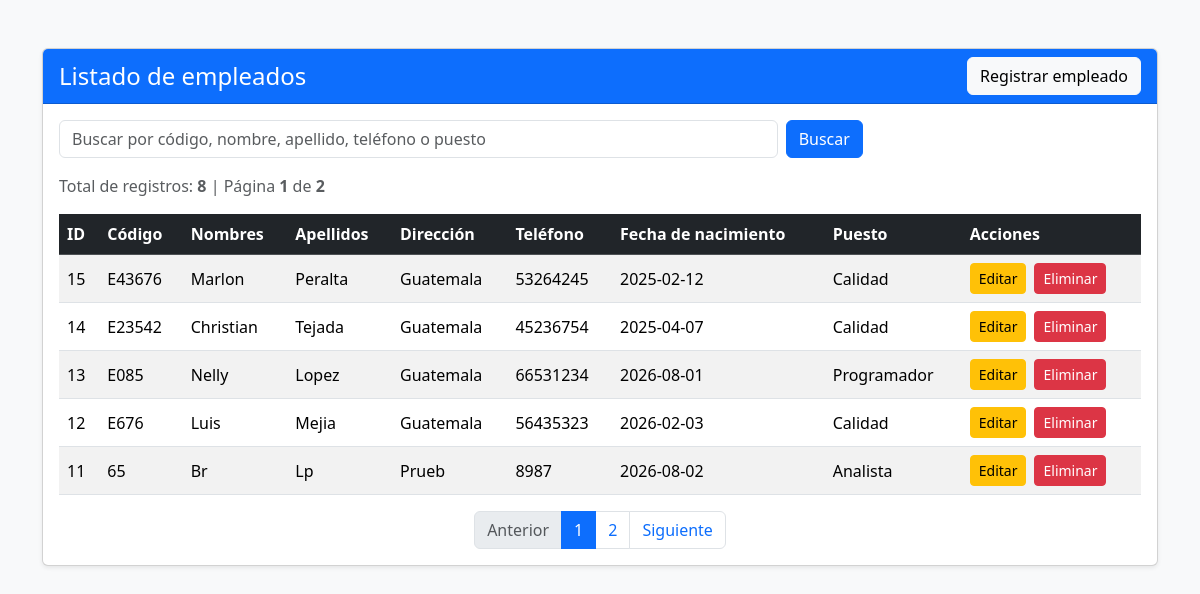
The page / on the database its author committed.
### tables this page shows
CREATE TABLE `empleados` (
  `id_empleado` int NOT NULL AUTO_INCREMENT,
  `codigo` varchar(20) NOT NULL,
  `nombres` varchar(60) NOT NULL,
  `apellidos` varchar(60) NOT NULL,
  `direccion` varchar(100) DEFAULT NULL,
  `telefono` varchar(12) DEFAULT NULL,
  `fecha_nacimiento` date NOT NULL,
  `id_puesto` smallint NOT NULL,
  `created_at` datetime NOT NULL DEFAULT CURRENT_TIMESTAMP,
  `updated_at` datetime NOT NULL DEFAULT CURRENT_TIMESTAMP ON UPDATE CURRENT_TIMESTAMP,
  PRIMARY KEY (`id_empleado`),
  KEY `fk_id_puesto_puestos_empleados_idx` (`id_puesto`),
  CONSTRAINT `fk_id_puesto_puestos_empleados` FOREIGN KEY (`id_puesto`) REFERENCES `puestos` (`id_puesto`) ON UPDATE CASCADE
);

CREATE TABLE `puestos` (
  `id_puesto` smallint NOT NULL,
  `puesto` varchar(30) NOT NULL,
  `created_at` datetime NOT NULL DEFAULT CURRENT_TIMESTAMP,
  `updated_at` datetime NOT NULL DEFAULT CURRENT_TIMESTAMP ON UPDATE CURRENT_TIMESTAMP,
  PRIMARY KEY (`id_puesto`)
);

### index.php (the view, shortened to what this page needs)
<?php
include_once 'datos_conexion.php';
$empleados = [];
$registrosPorPagina = 5;
$paginaActual = isset($_GET['pagina']) ? (int) $_GET['pagina'] : 1;
$busqueda = (string) trim($_GET['busqueda'] ?? '');
$totalRegistros = 0;
$totalPaginas = 1;
$conexion = mysqli_connect($host, $user, $password, $dbname);
if (!$conexion) {
    $errorConexion = 'No fue posible conectar con la base de datos.';
} else {
    mysqli_set_charset($conexion, 'utf8mb4');
    $filtroBusqueda = '';
    $parametros = [];
    $tipos = '';
    $sqlTotal = "SELECT COUNT(*) AS total
                 FROM empleados e
                 LEFT JOIN puestos p ON e.id_puesto = p.id_puesto"
                 . $filtroBusqueda;
    $stmtTotal = mysqli_prepare($conexion, $sqlTotal);
    if ($stmtTotal) {
        mysqli_stmt_execute($stmtTotal);
        $resultadoTotal = mysqli_stmt_get_result($stmtTotal);
        if ($resultadoTotal) {
            $filaTotal = mysqli_fetch_assoc($resultadoTotal);
            $totalRegistros = (int) $filaTotal['total'];
            $totalPaginas = max(1, (int) ceil($totalRegistros / $registrosPorPagina));
        }
    }
    $inicio = ($paginaActual - 1) * $registrosPorPagina;
    $sqlEmpleados = "SELECT
                        e.id_empleado,
                        e.codigo,
                        e.nombres,
                        e.apellidos,
                        e.direccion,
                        e.telefono,
                        e.fecha_nacimiento,
                        e.id_puesto,
                        e.created_at,
                        e.updated_at,
                        p.puesto
                     FROM empleados e
                     LEFT JOIN puestos p
                        ON e.id_puesto = p.id_puesto"
                     . $filtroBusqueda .
                     " ORDER BY e.id_empleado DESC
                     LIMIT ? OFFSET ?";
    $stmtEmpleados = mysqli_prepare($conexion, $sqlEmpleados);
    if ($stmtEmpleados) {
        if ($tipos !== '') {
            $tiposConsulta = $tipos . 'ii';
            $parametrosConsulta = array_merge($parametros, [$registrosPorPagina, $inicio]);
            mysqli_stmt_bind_param($stmtEmpleados, $tiposConsulta, ...$parametrosConsulta);
        } else {
            mysqli_stmt_bind_param($stmtEmpleados, 'ii', $registrosPorPagina, $inicio);
        }
        mysqli_stmt_execute($stmtEmpleados);
        $resultadoEmpleados = mysqli_stmt_get_result($stmtEmpleados);
        if ($resultadoEmpleados) {
            while ($fila = mysqli_fetch_assoc($resultadoEmpleados)) {
                $empleados[] = $fila;
            }
        } else {
            $errorConexion = 'No fue posible cargar el listado de empleados.';
        }
    } else {
        $errorConexion = 'No fue posible cargar el listado de empleados.';
    }
}
function urlPaginacion($pagina, $busqueda)
{
    $params = ['pagina' => $pagina];
    return '?' . http_build_query($params);
}
?>
<!doctype html>
<html lang="es">
<head>
    <link href="https://cdn.jsdelivr.net/npm/bootstrap@5.3.8/dist/css/bootstrap.min.css" rel="stylesheet">
</head>
<body class="bg-light">
    <main class="container py-5">
        <div class="card shadow-sm">
            <div class="card-header bg-primary text-white d-flex justify-content-between align-items-center flex-wrap gap-2">
                <h1 class="h4 mb-0">Listado de empleados</h1>
                <button
                    type="button"
                    class="btn btn-light"
                    id="btnRegistrarEmpleado"
                    data-bs-toggle="modal"
                    data-bs-target="#modalEmpleado"
                >
                    Registrar empleado
                </button>
            </div>
            <div class="card-body">
                <form class="row g-2 mb-3" method="get" action="index.php">
                    <div class="col-md-8">
                        <input
                            type="search"
                            class="form-control"
                            name="busqueda"
                            value="<?= htmlspecialchars($busqueda, ENT_QUOTES, 'UTF-8') ?>"
                            placeholder="Buscar por código, nombre, apellido, teléfono o puesto"
                        >
                    </div>
                    <div class="col-md-4 d-flex gap-2">
                        <button type="submit" class="btn btn-primary">Buscar</button>
                    </div>
                </form>
                <p class="text-muted mb-3">
                    Total de registros: <strong><?= $totalRegistros ?></strong>
                    | Página <strong><?= $paginaActual ?></strong> de <strong><?= $totalPaginas ?></strong>
                </p>
                <div class="table-responsive">
                    <table class="table table-striped table-hover align-middle">
                        <thead class="table-dark">
                            <tr>
                                <th>ID</th>
                                <th>Código</th>
                                <th>Nombres</th>
                                <th>Apellidos</th>
                                <th>Dirección</th>
                                <th>Teléfono</th>
                                <th>Fecha de nacimiento</th>
                                <th>Puesto</th>
                                <th>Acciones</th>
                            </tr>
                        </thead>
                        <tbody>
                            <?php if (empty($empleados)): ?>
                                <tr>
                                    <td colspan="9" class="text-center">
                                        No hay empleados registrados.
                                    </td>
                                </tr>
                            <?php else: ?>
                                <?php foreach ($empleados as $empleado): ?>
                                    <tr>
                                        <td><?= (int) $empleado['id_empleado'] ?></td>
                                        <td><?= htmlspecialchars($empleado['codigo'], ENT_QUOTES, 'UTF-8') ?></td>
                                        <td><?= htmlspecialchars($empleado['nombres'], ENT_QUOTES, 'UTF-8') ?></td>
                                        <td><?= htmlspecialchars($empleado['apellidos'], ENT_QUOTES, 'UTF-8') ?></td>
                                        <td><?= htmlspecialchars($empleado['direccion'] ?? '', ENT_QUOTES, 'UTF-8') ?></td>
                                        <td><?= htmlspecialchars($empleado['telefono'], ENT_QUOTES, 'UTF-8') ?></td>
                                        <td><?= htmlspecialchars($empleado['fecha_nacimiento'], ENT_QUOTES, 'UTF-8') ?></td>
                                        <td><?= htmlspecialchars($empleado['puesto'] ?? 'Sin puesto', ENT_QUOTES, 'UTF-8') ?></td>
                                        <td>
                                            <div class="d-flex gap-2">
                                                <button
                                                    type="button"
                                                    class="btn btn-warning btn-sm btnEditar"
                                                    data-bs-toggle="modal"
                                                    data-bs-target="#modalEmpleado"
                                                    data-id="<?= (int) $empleado['id_empleado'] ?>"
                                                    data-codigo="<?= htmlspecialchars($empleado['codigo'], ENT_QUOTES, 'UTF-8') ?>"
                                                    data-nombres="<?= htmlspecialchars($empleado['nombres'], ENT_QUOTES, 'UTF-8') ?>"
                                                    data-apellidos="<?= htmlspecialchars($empleado['apellidos'], ENT_QUOTES, 'UTF-8') ?>"
                                                    data-direccion="<?= htmlspecialchars($empleado['direccion'] ?? '', ENT_QUOTES, 'UTF-8') ?>"
                                                    data-telefono="<?= htmlspecialchars($empleado['telefono'], ENT_QUOTES, 'UTF-8') ?>"
                                                    data-fecha="<?= htmlspecialchars($empleado['fecha_nacimiento'], ENT_QUOTES, 'UTF-8') ?>"
                                                    data-id-puesto="<?= (int) $empleado['id_puesto'] ?>"
                                                >
                                                    Editar
                                                </button>
                                                <form
                                                    action="crud_empleado.php"
                                                    method="post"
                                                    class="formulario-eliminar"
                                                >
                                                    <button
                                                        type="submit"
                                                        class="btn btn-danger btn-sm"
                                                        name="btn_eliminar"
                                                        value="1"
                                                    >
                                                        Eliminar
                                                    </button>
                                                </form>
                                            </div>
                                        </td>
                                    </tr>
                                <?php endforeach; ?>
                            <?php endif; ?>
                        </tbody>
                    </table>
                </div>
                <?php if ($totalPaginas > 1): ?>
                    <nav aria-label="Paginación de empleados">
                        <ul class="pagination justify-content-center mb-0">
                            <li class="page-item <?= $paginaActual <= 1 ? 'disabled' : '' ?>">
                                <a
                                    class="page-link"
                                    href="<?= htmlspecialchars(urlPaginacion($paginaActual - 1, $busqueda), ENT_QUOTES, 'UTF-8') ?>"
                                    aria-label="Página anterior"
                                >
                                    Anterior
                                </a>
                            </li>
                            <?php for ($pagina = 1; $pagina <= $totalPaginas; $pagina++): ?>
                                <li class="page-item <?= $pagina === $paginaActual ? 'active' : '' ?>">
                                    <a
                                        class="page-link"
                                        href="<?= htmlspecialchars(urlPaginacion($pagina, $busqueda), ENT_QUOTES, 'UTF-8') ?>"
                                    >
                                        <?= $pagina ?>
                                    </a>
                                </li>
                            <?php endfor; ?>
                            <li class="page-item <?= $paginaActual >= $totalPaginas ? 'disabled' : '' ?>">
                                <a
                                    class="page-link"
                                    href="<?= htmlspecialchars(urlPaginacion($paginaActual + 1, $busqueda), ENT_QUOTES, 'UTF-8') ?>"
                                    aria-label="Página siguiente"
                                >
                                    Siguiente
                                </a>
                            </li>
                        </ul>
                    </nav>
                <?php endif; ?>
            </div>
        </div>
    </main>
</body>
</html>

### rows shown on the page
empleados: id_empleado "15", codigo "E43676", nombres "Marlon", apellidos "Peralta", direccion "Guatemala", telefono "53264245", fecha_nacimiento "2025-02-12", id_puesto.puesto "Calidad"
empleados: id_empleado "14", codigo "E23542", nombres "Christian", apellidos "Tejada", direccion "Guatemala", telefono "45236754", fecha_nacimiento "2025-04-07", id_puesto.puesto "Calidad"
empleados: id_empleado "13", codigo "E085", nombres "Nelly", apellidos "Lopez", direccion "Guatemala", telefono "66531234", fecha_nacimiento "2026-08-01", id_puesto.puesto "Programador"
empleados: id_empleado "12", codigo "E676", nombres "Luis", apellidos "Mejia", direccion "Guatemala", telefono "56435323", fecha_nacimiento "2026-02-03", id_puesto.puesto "Calidad"
empleados: id_empleado "11", codigo "65", nombres "Br", apellidos "Lp", direccion "Prueb", telefono "8987", fecha_nacimiento "2026-08-02", id_puesto.puesto "Analista"

### other values the page prints
$totalRegistros "8"
$paginaActual "1"
$totalPaginas "2"
